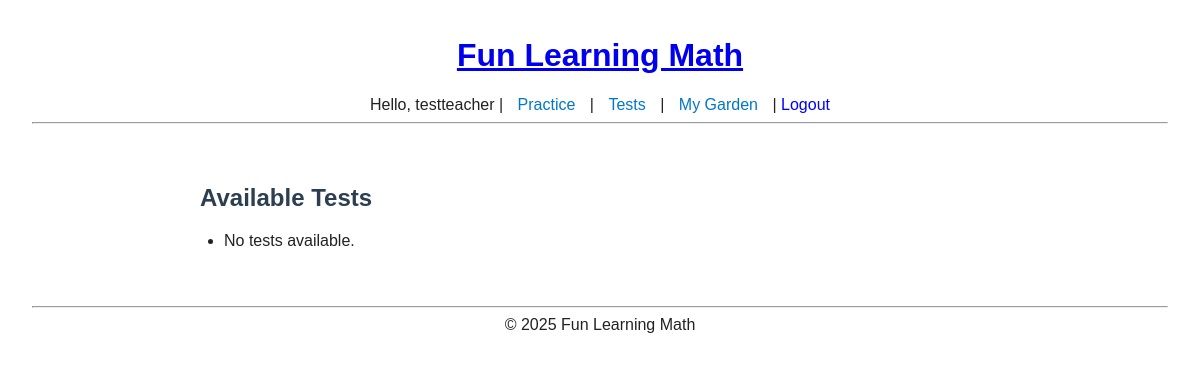
The page /assessments/ (signed in) on the database as committed earlier.
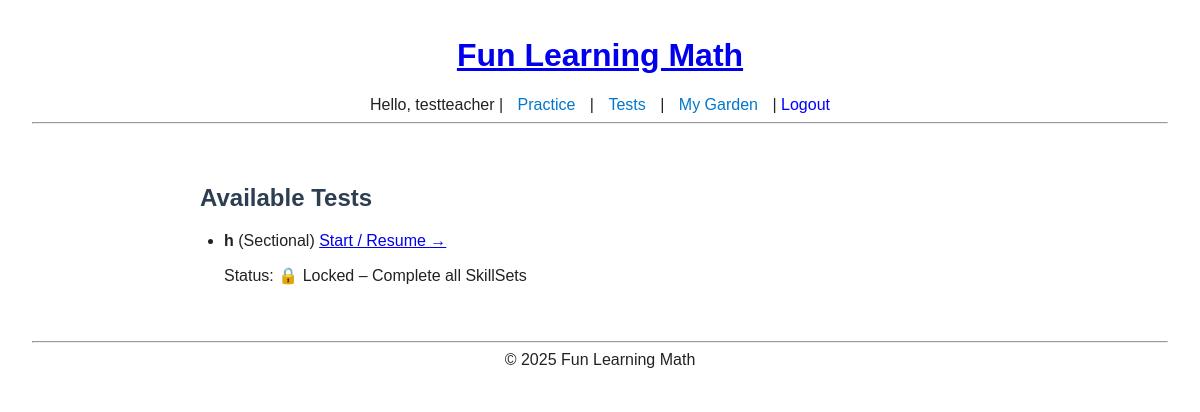
The same page on the database as committed later.
### assessments/models.py (models this page shows, shortened)
class Test(models.Model):
    TYPE = [
        ("diagnostic", "Diagnostic"),
        ("sectional",  "Sectional"),
        ("review",     "Monthly Review"),
        ("shsat",      "SHSAT Prep"),
        ("sat",        "SAT Prep"),
    ]
    title = models.CharField(max_length=200)
    test_type = models.CharField(max_length=12, choices=TYPE)
    grade = models.ForeignKey(Grade, null=True, blank=True, on_delete=models.SET_NULL)
    standards = models.ManyToManyField(Standard, blank=True)
    created_at = models.DateTimeField(auto_now_add=True)
    def is_unlocked_for(self, user):
        return True

### assessments/views.py (the view)
# urls.py: path("", views.test_list, name="list"),
@login_required
def test_list(request):
    tests = Test.objects.all()
    test_progress = [TestProgressSerializer(t, context={'request': request}).data for t in tests]
    return render(request, "assessments/test_list.html", {
        "tests": tests,
        "test_progress": test_progress
    })

### gamification/serializers.py (called while the page is built)
    def get_unlocked(self, obj):
        return obj.is_unlocked_for(self.context['request'].user)

    def get_skillsets(self, obj):
        skillsets = SkillSet.objects.filter(related_standards__in = obj.standards.all())
        return SkillSetProgressSerializer(skillsets, many=True, context = self.context).data

### assessments/templates/assessments/test_list.html (shortened to what this page needs)
{% extends "base.html" %}
{% block content %}
<h2>Available Tests</h2>
<ul>
  {% for t in tests %}
    <li>
      <strong>{{ t.title }}</strong> ({{ t.get_test_type_display }})
      <a href="{% url 'assessments:start' t.id %}">Start / Resume →</a>
      {% with progress=test_progress.forloop.counter0 %}
        <p>
          Status:
          {% if progress.unlocked %}
            ✅ Test Unlocked
          {% else %}
            🔒 Locked – Complete all SkillSets
          {% endif %}
        </p>
      {% endwith %}
    </li>
  {% empty %}
    <li>No tests available.</li>
  {% endfor %}
</ul>
{% endblock %}

Rows that differ between the two databases and show on the page:
added Test: title "h", test_type "Sectional"
Other text that changed with them:
text no longer shown: "No tests available."
